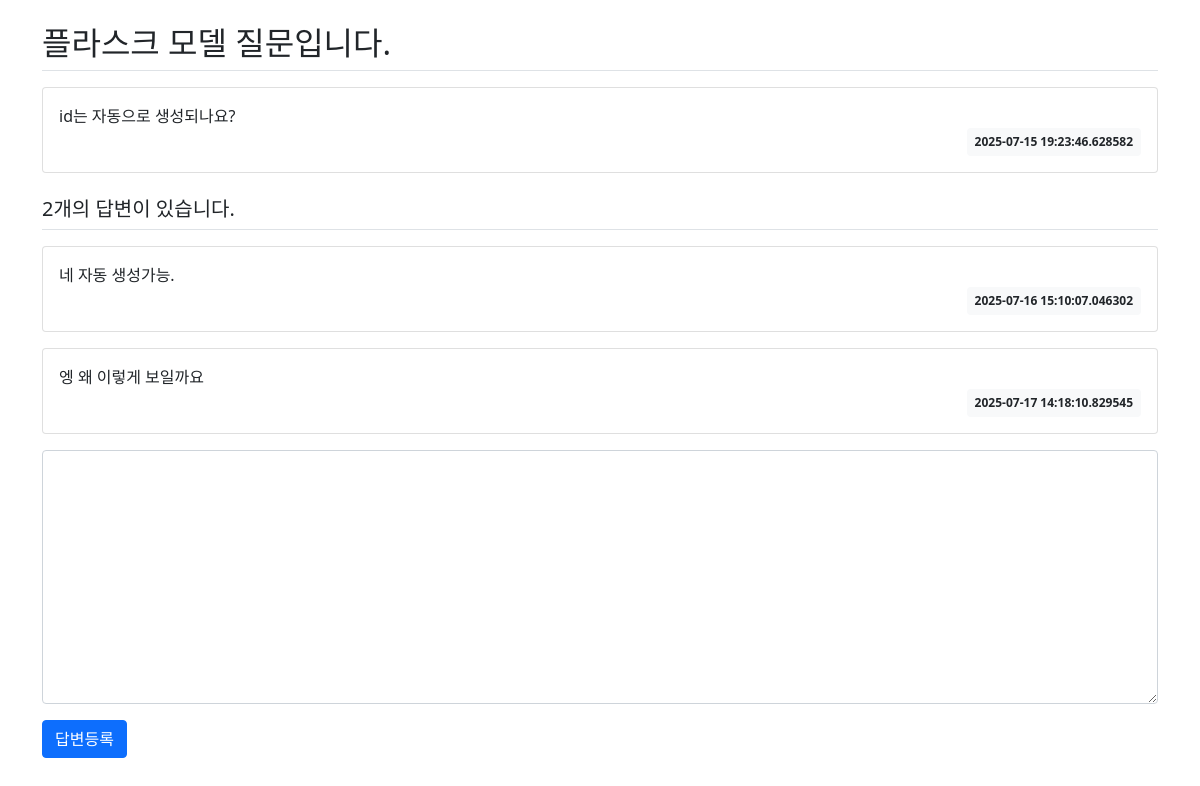
Page /question/list/2/ on the earlier database version.
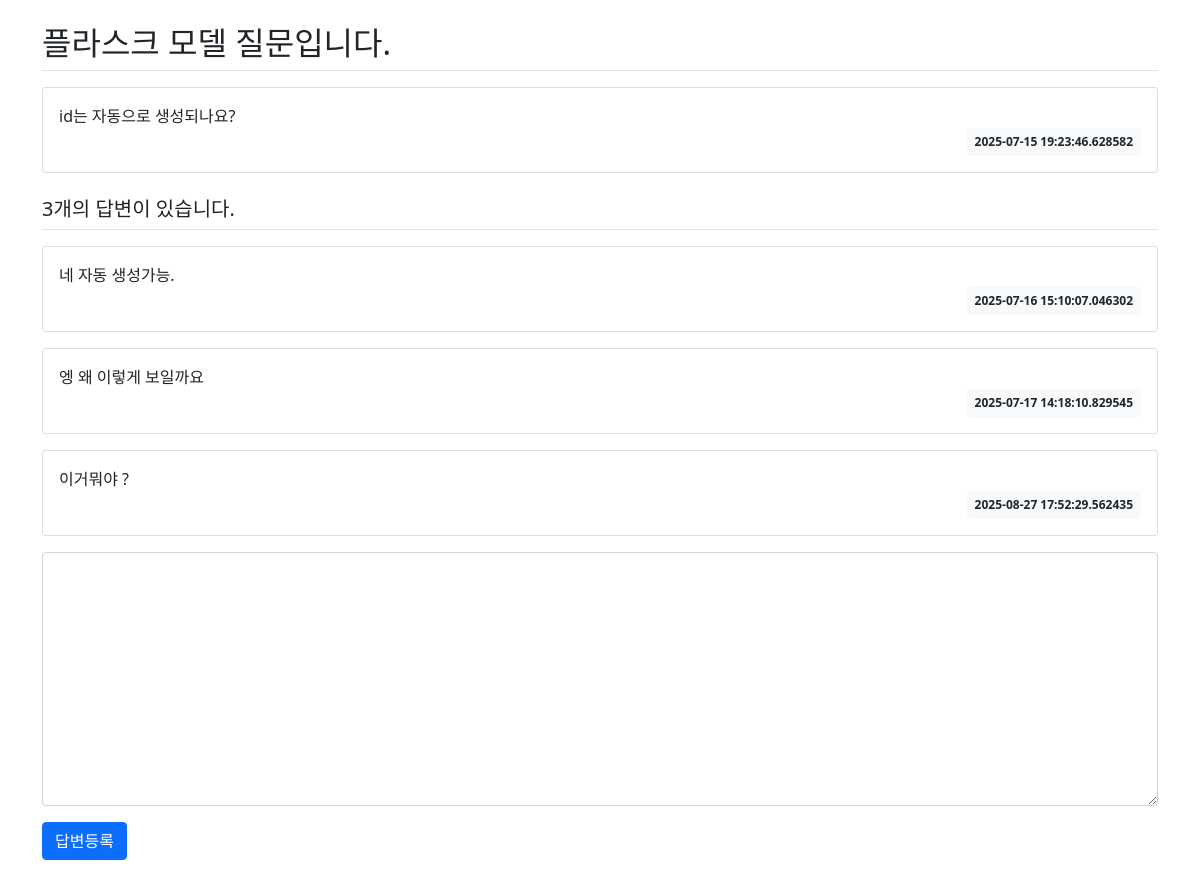
Same page on the later database version.
### pybo/models.py (models this page shows)
class Question(db.Model):
    id = db.Column(db.Integer, primary_key=True)
    subject = db.Column(db.String(200), nullable=False)
    content = db.Column(db.Text(), nullable=False)
    create_date = db.Column(db.DateTime(), nullable=False)

class Answer(db.Model):
    id = db.Column(db.Integer, primary_key=True)
    question_id = db.Column(db.Integer, db.ForeignKey('question.id', ondelete='CASCADE'))
    question = db.relationship('Question', backref=db.backref('answer_set'))
    content = db.Column(db.Text(), nullable=False)
    create_date = db.Column(db.DateTime(), nullable=False)

### pybo/views/question_views.py (the view)
@bp.route('/list/<int:question_id>/')
def detail(question_id):
    form = AnswerForm()
    question = Question.query.get_or_404(question_id)
    return render_template('question/question_detail.html', question=question, form=form)

### pybo/forms.py
class AnswerForm(FlaskForm):
    content = TextAreaField('내용', validators=[DataRequired('내용은 필수입력 항목입니다.')])

### pybo/templates/question/question_detail.html (shortened to what this page needs)
<link rel="stylesheet" href="{{ url_for('static', filename='bootstrap.min.css') }}">
<div class="container my-3">
    <h2 class="border-bottom py-2">{{ question.subject }}</h2>
    <div class="card my-3">
        <div class="card-body">
            <div class="card-text" style="white-space: pre-line;">{{ question.content }}</div>
            <div class="d-flex justify-content-end">
                <div class="badge bg-light text-dark p-2">
                    {{ question.create_date }}
                </div>
            </div>
        </div>
    </div>
    <h5 class="border-bottom my-3 py-2">{{ question.answer_set|length }}개의 답변이 있습니다.</h5>
    {% for answer in question.answer_set %}
    <div class="card my-3">
        <div class="card-body">
            <div class="card-text" style="white-space: pre-line;">{{ answer.content }}</div>
            <div class="d-flex justify-content-end">
                <div class="badge bg-light text-dark p-2">
                    {{ answer.create_date }}
                </div>
            </div>
        </div>
    </div>
    {% endfor %}
    <form action="{{ url_for('answer.create', question_id=question.id) }}" method="post" class="my-3">
        <div class="mb-3">
            <textarea name="content" id="content" class="form-control" rows="10"></textarea>
        </div>
        <input type="submit" value="답변등록" class="btn btn-primary">
    </form>
</div>

Differences in the rows shown:
added Answer: content "이거뭐야 ?", create_date "2025-08-27 17:52:29.562435"
Other differences:
{{ question.answer_set|length }}: "2" → "3"
